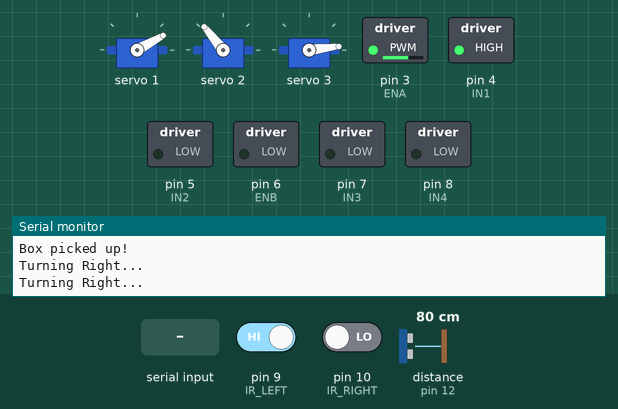
The sketch below on a simulated Arduino Uno, built with avr-gcc and run on an emulated ATmega328P. Shown: 3 × servo, switched loads named in the sketch (green lamp = pin HIGH), the last lines printed to the serial monitor. Dashed ring = blinking. The inputs (shaded band) are chosen by the test bench; at power-on: pin 10 (IR_RIGHT) LOW, pin 9 (IR_LEFT) HIGH, distance to the obstacle (sensor on pin 12) 80 cm. The echo pulse lasts 58.3 µs per cm; pins used as bus, display or sensor lines are not drawn.

Above: at 8.2 s.
8.3 s: "D" received over Serial
At 9.55 s:
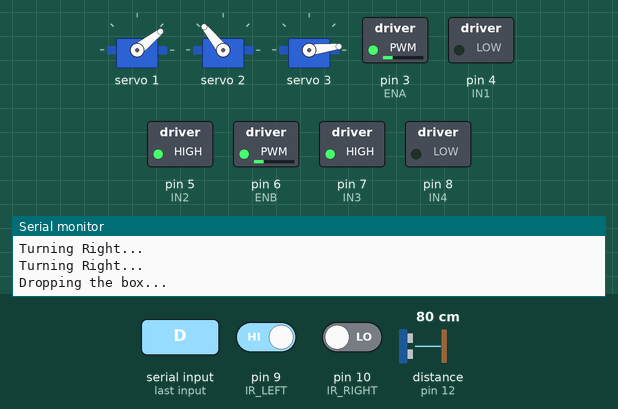
11.8 s: pin 10 (IR_RIGHT) driven HIGH
At 13.1 s:
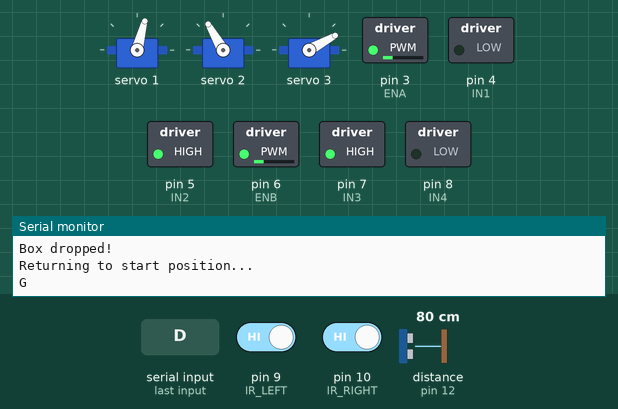
15.3 s: pin 9 (IR_LEFT) driven LOW
At 18.9 s:
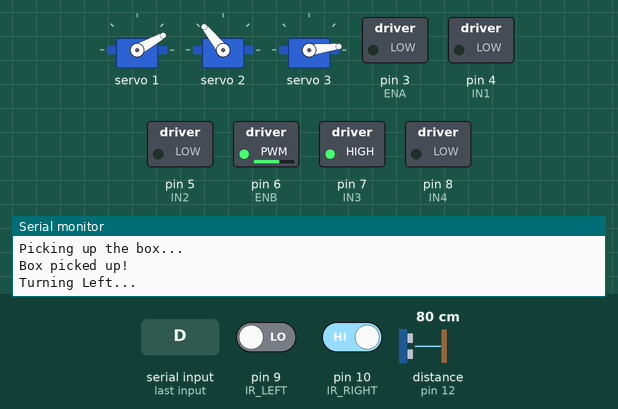
23.2 s: "D" received over Serial
At 28.9 s:
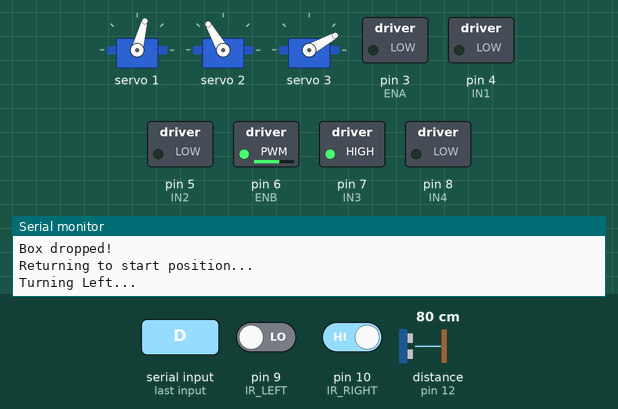
31.1 s: distance to the obstacle (sensor on pin 12) set to 8 cm
34.6 s: distance to the obstacle (sensor on pin 12) set to 5 cm
Timing chart, 0 to 40.7 s (numbered marks = the images above; inputs shaded):
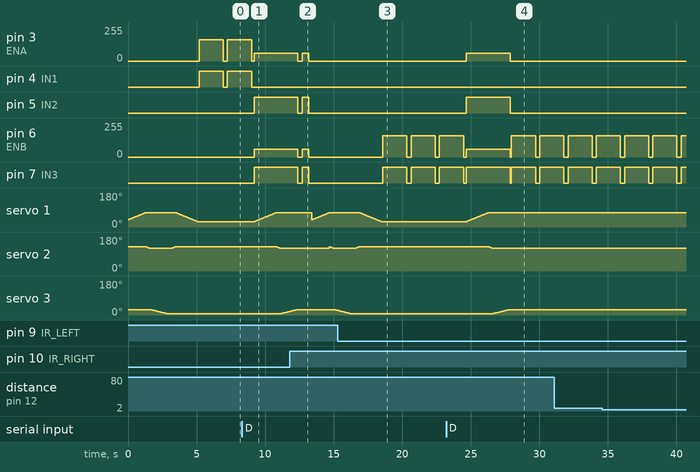

The sketch:

merged_full_code.ino
```cpp
#include <Wire.h>
#include <Adafruit_PWMServoDriver.h>

// Define servo motor driver
Adafruit_PWMServoDriver pwm = Adafruit_PWMServoDriver(0x40);

// Servo pulse range
#define SERVOMIN 150
#define SERVOMAX 600

// Servo channel mapping
#define BASE_SERVO 0
#define SHOULDER_SERVO 1
#define ELBOW_SERVO 2
#define GRIPPER_SERVO 3

// Define motor driver pins
#define ENA 3
#define IN1 4
#define IN2 5
#define ENB 6
#define IN3 7
#define IN4 8

// Define IR sensor pins
#define IR_LEFT 9
#define IR_RIGHT 10

// Define ultrasonic sensor pins
#define TRIG_PIN 11
#define ECHO_PIN 12

// T-junction tracking
bool atTJunction = false;
char lastBTSignal = 'G'; // Default to forward

// Function to move servo gradually
void moveServoSmoothly(int servo, int startAngle, int endAngle, int stepDelay) {
    if (startAngle < endAngle) {
        for (int angle = startAngle; angle <= endAngle; angle++) {
            pwm.setPWM(servo, 0, map(angle, 0, 180, SERVOMIN, SERVOMAX));
            delay(stepDelay);
        }
    } else {
        for (int angle = startAngle; angle >= endAngle; angle--) {
            pwm.setPWM(servo, 0, map(angle, 0, 180, SERVOMIN, SERVOMAX));
            delay(stepDelay);
        }
    }
}

// Ultrasonic distance measurement
long getDistance() {
    digitalWrite(TRIG_PIN, LOW);
    delayMicroseconds(2);
    digitalWrite(TRIG_PIN, HIGH);
    delayMicroseconds(10);
    digitalWrite(TRIG_PIN, LOW);
    long duration = pulseIn(ECHO_PIN, HIGH, 30000);
    return (duration == 0) ? 9999 : (duration / 2) / 29.1;
}

// Movement functions
void moveForward() {
    if (getDistance() <= 6) {
        stopMotors();
        Serial.println("Obstacle detected! Stopping.");
        return;
    }
    digitalWrite(IN1, LOW);
    digitalWrite(IN2, HIGH);
    digitalWrite(IN3, HIGH);
    digitalWrite(IN4, LOW);
    analogWrite(ENA, 60);
    analogWrite(ENB, 60);
}

void stopMotors() {
    digitalWrite(IN1, LOW);
    digitalWrite(IN2, LOW);
    digitalWrite(IN3, LOW);
    digitalWrite(IN4, LOW);
    analogWrite(ENA, 0);
    analogWrite(ENB, 0);
}

void moveLeft() {
    Serial.println("Turning Left...");
    stopMotors();
    delay(100);
    digitalWrite(IN3, HIGH);
    digitalWrite(IN4, LOW);
    analogWrite(ENB, 160);
    delay(1761);
    stopMotors();
    delay(200);
    moveForward();
}

void moveRight() {
    Serial.println("Turning Right...");
    stopMotors();
    delay(100);
    digitalWrite(IN1, HIGH);
    digitalWrite(IN2, LOW);
    analogWrite(ENA, 160);
    delay(1761);
    stopMotors();
    delay(200);
    moveForward();
}

void adjustLine() {
    Serial.println("Adjusting alignment...");
    stopMotors();
    delay(200);
}

void pickupBox() {
    Serial.println("Picking up the box...");
    moveServoSmoothly(SHOULDER_SERVO, 40, 80, 30);
    moveServoSmoothly(ELBOW_SERVO, 140, 130, 30);
    moveServoSmoothly(GRIPPER_SERVO, 30, 6, 50);
    delay(300);
    moveServoSmoothly(ELBOW_SERVO, 130, 140, 30);
    moveServoSmoothly(SHOULDER_SERVO, 80, 30, 30);
    Serial.println("Box picked up!");
}

void dropBox() {
    Serial.println("Dropping the box...");
    moveServoSmoothly(SHOULDER_SERVO, 30, 80, 30);
    moveServoSmoothly(ELBOW_SERVO, 140, 130, 30);
    moveServoSmoothly(GRIPPER_SERVO, 6, 30, 50);
    Serial.println("Box dropped!");
}

void returnToStart() {
    Serial.println("Returning to start position...");
    while (true) {
        int leftSensor = digitalRead(IR_LEFT);
        int rightSensor = digitalRead(IR_RIGHT);
        if (leftSensor == LOW && rightSensor == LOW) {
            moveForward();
        } else if (leftSensor == HIGH && rightSensor == LOW) {
            moveRight();
        } else if (leftSensor == LOW && rightSensor == HIGH) {
            moveLeft();
        } else {
            stopMotors();
            delay(300);
            Serial.println(lastBTSignal);
            if (lastBTSignal == 'R') moveRight();
            else if (lastBTSignal == 'G') { moveForward(); delay(500); stopMotors(); adjustLine(); }
            else if (lastBTSignal == 'B') moveLeft();
        }
        if (leftSensor == HIGH && rightSensor == HIGH) {
            stopMotors();
            Serial.println("Start position reached!");
            break;
        }
    }
}

void executeTurn(char signal) {
    lastBTSignal = signal;
    if (signal == 'R') moveRight();
    else if (signal == 'L') moveLeft();
    else if (signal == 'G') { moveForward(); delay(500); stopMotors(); adjustLine(); }
    atTJunction = false;
}

void setup() {
    Serial.begin(9600);
    Wire.begin();
    pwm.begin();
    pwm.setPWMFreq(65);
    pinMode(ENA, OUTPUT);
    pinMode(IN1, OUTPUT);
    pinMode(IN2, OUTPUT);
    pinMode(ENB, OUTPUT);
    pinMode(IN3, OUTPUT);
    pinMode(IN4, OUTPUT);
    pinMode(IR_LEFT, INPUT);
    pinMode(IR_RIGHT, INPUT);
    pinMode(TRIG_PIN, OUTPUT);
    pinMode(ECHO_PIN, INPUT);
    Serial.println("System Initialized");
}

void loop() {
    pickupBox();

    while (true) {
        int leftSensor = digitalRead(IR_LEFT);
        int rightSensor = digitalRead(IR_RIGHT);

        if (!atTJunction) {
            if (leftSensor == LOW && rightSensor == LOW) moveForward();
            else if (leftSensor == HIGH && rightSensor == LOW) moveRight();
            else if (leftSensor == LOW && rightSensor == HIGH) moveLeft();
        }

        if (atTJunction && Serial.available()) executeTurn(Serial.read());
        if (Serial.available() && Serial.read() == 'D') { dropBox(); break; }
    }
    returnToStart();
}
```

Measured:
- after the input at 8.3 s, pin 4 (IN1): goes on until 9.0 s, then stays LOW; pin 5 (IN2), pin 7 (IN3): LOW → HIGH after 0.92 s; pin 6 (ENB): 0/255 → 60/255 after 0.92 s; servo 1: moves from 29° to 75° over 1.5 s, starting after 0.95 s; servo 2: 129° → 128° after 2.5 s, → 126° 0.06 s later, → 120° 0.06 s later
- after the input at 11.8 s, pin 4 (IN1): stays LOW (without the input it goes to HIGH after 0.70 s)
- after the input at 15.3 s, pin 6 (ENB): alternates 160/255 for 1.8 s and 0/255 for 0.31 s, starting after 3.3 s; pin 7 (IN3): alternates HIGH for 1.8 s and LOW for 0.31 s, starting after 3.3 s
- after the input at 23.2 s, pin 3 (ENA): 0/255 → 60/255 after 1.5 s, → 0/255 3.2 s later; pin 5 (IN2): LOW → HIGH after 1.5 s, → LOW 3.2 s later; servo 1: moves from 29° to 75° over 1.5 s, starting after 1.5 s; servo 2: 129° → 128° after 3.1 s, → 126° 0.06 s later, → 120° 0.06 s later; servo 3: moves from 7° to 29° over 1.2 s, starting after 3.4 s
- by itself, servo 1: rises from 38° to 75° in 1.2 s, then falls to 29° in 3.8 s
